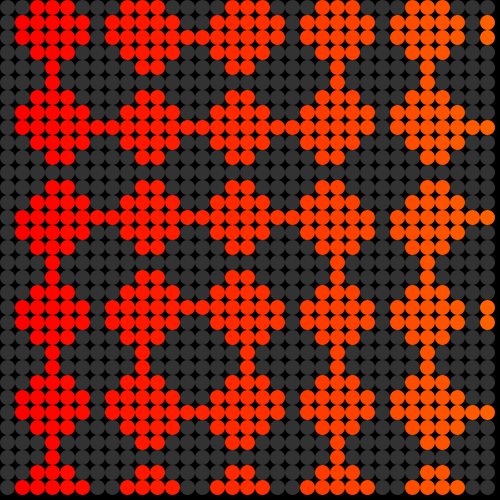
Frame 1 (no input)
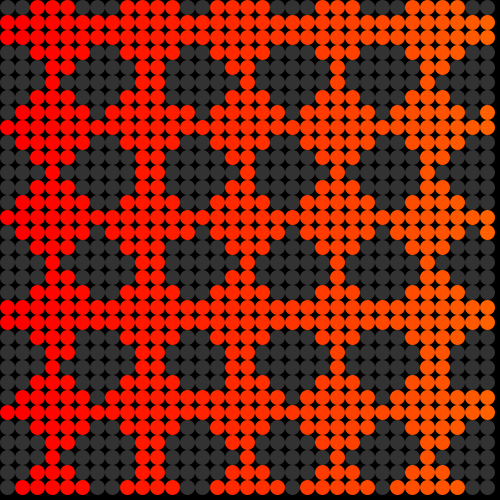
Frame 60 (the mouse pressed at the canvas centre just before this capture)
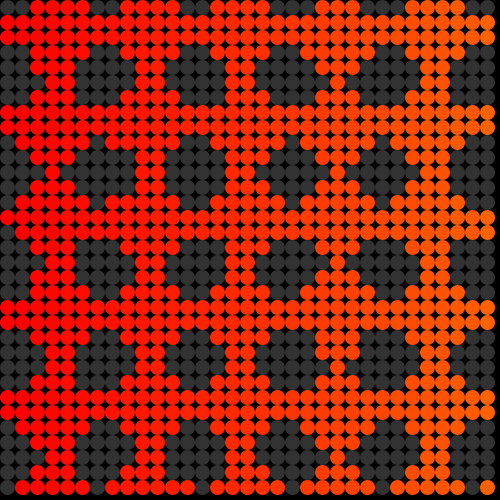
Frame 120 (the mouse held since frame 60 and released just before this capture)

The Processing sketch that drew these frames (run headless with seeded random() and noise(); from frame 60 on, the mouse is pressed at the canvas centre):

// Processing sketch: processing_156648
// ── processing_156648.pde

int cell = 15;  
float s = 0;

void setup() {
  size(500, 500);
  colorMode(HSB);
  smooth();
  noStroke();
}

void draw() {
  background(0);
  ellipseMode(CORNER);
  
  for (int j = 0; j < height/cell; j++) {
    for (int i = 0; i < width/cell; i++) {
      
      //random formula here :D i tried sin,cos,tan
      if ( sin(j) - cos(i) + tan(s) >= 0 ) {
        fill(i/2, 255, 255);
      } else {
        fill(50);
      }

      ellipse(i*cell, j*cell, cell, cell);
    }
  }
  //just so it moves
  s = s - 0.05;
}
